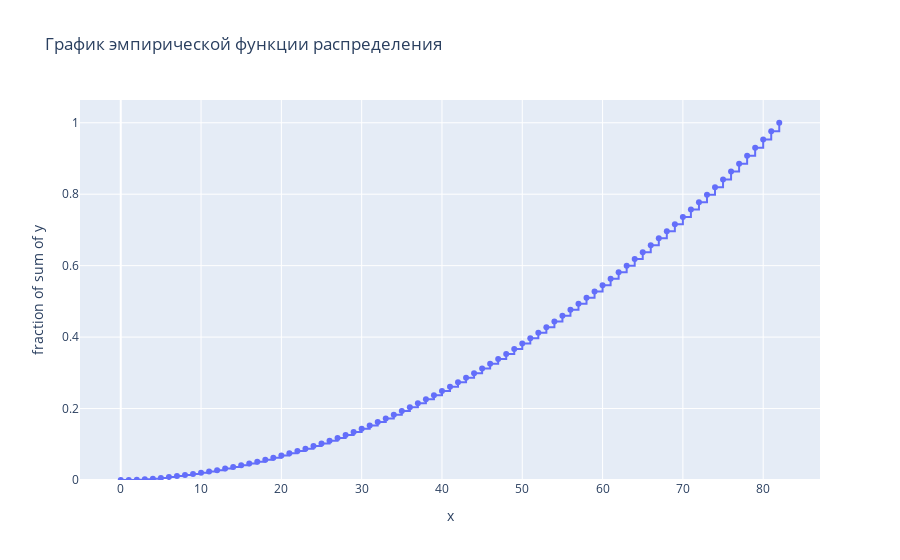

The cell this chart's notebook holds for it:
### Code cell
px.ecdf(x=emp_func.columns.values.tolist(), y=emp_func.values.tolist()[0], markers=True, ecdfmode="standard",
        title='График эмпирической функции распределения')

### Figure 1 — Plotly figure (JSON) as saved in the notebook; plotly's stock layout.template omitted (floating-point values rounded to 4 significant figures)
{"data": [{"hovertemplate": "x=%{x}<br>fraction of sum of y=%{y}<extra></extra>", "legendgroup": "", "line": {"dash": "solid", "shape": "hv"}, "marker": {"color": "#636efa", "symbol": "circle"}, "mode": "markers+lines", "name": "", "orientation": "v", "showlegend": false, "x": [0, 1, 2, 3, 4, 5, 6, 7, 8, 9, 10, 11, 12, 13, 14, 15, 16, 17, 18, 19, 20, 21, 22, 23, 24, 25, 26, 27, 28, 29, 30, 31, 32, 33, 34, 35, 36, 37, 38, 39, 40, 41, 42, 43, 44, 45, 46, 47, 48, 49, 50, 51, 52, 53, 54, 55, 56, 57, 58, 59, 60, 61, 62, 63, 64, 65, 66, 67, 68, 69, 70, 71, 72, 73, 74, 75, 76, 77, 78, 79, 80, 81, 82], "xaxis": "x", "y": [0.0, 0.0002379, 0.0009515, 0.002141, 0.003806, 0.005947, 0.008325, 0.01094, 0.0138, 0.01689, 0.02022, 0.02379, 0.02759, 0.03187, 0.03639, 0.04115, 0.04615, 0.05138, 0.05685, 0.06256, 0.06851, 0.07469, 0.08111, 0.08777, 0.09491, 0.1023, 0.1099, 0.1177, 0.1258, 0.1344, 0.1432, 0.1525, 0.1622, 0.1722, 0.1824, 0.1929, 0.2036, 0.2146, 0.2257, 0.2372, 0.249, 0.2612, 0.2735, 0.2862, 0.299, 0.3121, 0.3254, 0.339, 0.3528, 0.367, 0.3818, 0.3968, 0.412, 0.4277, 0.4436, 0.4598, 0.4762, 0.4931, 0.5102, 0.5276, 0.5452, 0.563, 0.5814, 0.5999, 0.6187, 0.6377, 0.657, 0.6765, 0.6962, 0.7162, 0.7364, 0.7569, 0.7776, 0.7985, 0.8197, 0.8413, 0.8632, 0.8853, 0.9077, 0.9303, 0.9531, 0.9765, 1.0], "yaxis": "y", "type": "scatter"}], "layout": {"xaxis": {"anchor": "y", "domain": [0.0, 1.0], "title": {"text": "x"}}, "yaxis": {"anchor": "x", "domain": [0.0, 1.0], "title": {"text": "fraction of sum of y"}, "rangemode": "tozero"}, "legend": {"tracegroupgap": 0}, "title": {"text": "График эмпирической функции распределения"}}}
